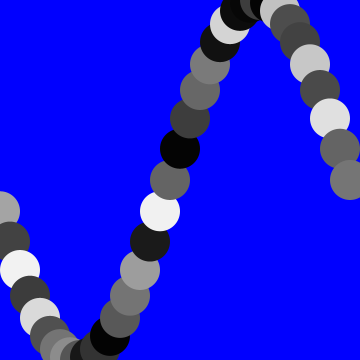
Frame 1 (no input)
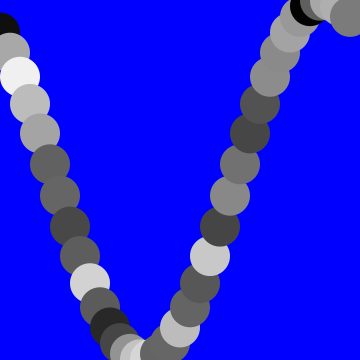
Frame 60 (the mouse pressed at the canvas centre just before this capture)
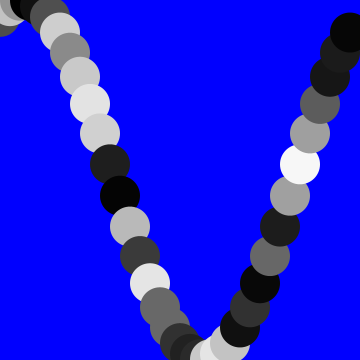
Frame 120 (the mouse held since frame 60 and released just before this capture)

The Processing sketch that drew these frames (run headless with seeded random() and noise(); from frame 60 on, the mouse is pressed at the canvas centre):

// Processing sketch: processing_42320
// ── processing_42320.pde

/*
Marvin Yan
 The circles make a wave...get it? got it? good.
 
 
 */
int s = 5;
Circle[] a;

void setup () 
{
  size (360, 360);
  ellipseMode (CENTER);
  smooth();
  noStroke();
  a = new Circle[36];

  for (int i = 0; i < a.length; i++)
  {
    a[i] =new Circle();
    a[i].x = 10*i;
    a[i].y = 180;
    a[i].angle2 = 5;
    a[i].r = 20;
    a[i].angle = 10*i;
  }
}

void draw ()
{
  background (0, 0, 255);
  for (int i = 0; i < a.length; i++) 
  {
    a[i].movement();
    a[i].show();
  }
}


class Circle 
{
  float x, y, r;
  float angle, angle2;

  void movement() 
  {
    angle += angle2;
  }

  void show() 
  {
    y = s*36*sin(radians(angle+angle2)) + s * 36;
    fill (random (255));
    ellipse (x, y, r*2, r*2);
  }
}
